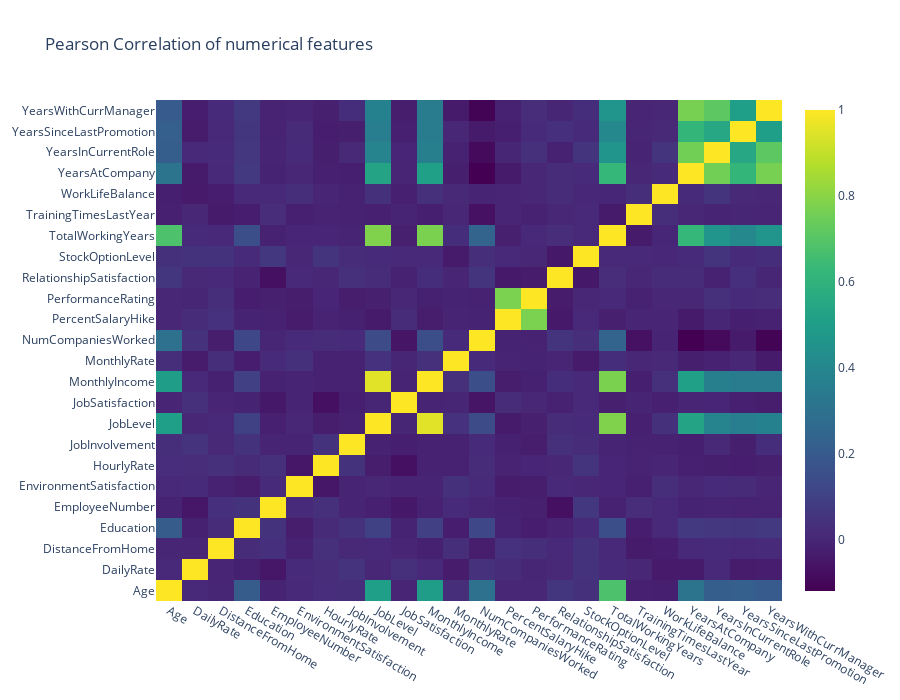

This figure's notebook cell:
### Markdown cell above
### Correlation of Features

The next tool in a data explorer's arsenal is that of a correlation matrix. By plotting a correlation matrix, we have a very nice overview of how the features are related to one another. For a Pandas dataframe, we can conveniently use the call **.corr** which by default provides the Pearson Correlation values of the columns pairwise in that dataframe.

In this correlation plot, I will use the the Plotly library to produce a interactive Pearson correlation matrix via the Heatmap function as follows:

### Code cell
numerical = [u'Age', u'DailyRate', u'DistanceFromHome',u'Education', u'EmployeeNumber', u'EnvironmentSatisfaction',u'HourlyRate', u'JobInvolvement', u'JobLevel', u'JobSatisfaction',u'MonthlyIncome', u'MonthlyRate', u'NumCompaniesWorked',u'PercentSalaryHike', u'PerformanceRating', u'RelationshipSatisfaction',u'StockOptionLevel', u'TotalWorkingYears',u'TrainingTimesLastYear', u'WorkLifeBalance', u'YearsAtCompany',u'YearsInCurrentRole', u'YearsSinceLastPromotion',u'YearsWithCurrManager']
data = [go.Heatmap(z= attrition[numerical].astype(float).corr().values,x=attrition[numerical].columns.values,y=attrition[numerical].columns.values,colorscale='Viridis',reversescale = False,opacity = 1.0)]


layout = go.Layout(title='Pearson Correlation of numerical features',xaxis = dict(ticks='', nticks=36),yaxis = dict(ticks='' ),width = 900, height = 700,)


fig = go.Figure(data=data, layout=layout)
py.iplot(fig, filename='labelled-heatmap')

### Figure 1 — Plotly figure (JSON) as saved in the notebook; plotly's stock layout.template omitted (floating-point values rounded to 4 significant figures; data arrays with more than 128 entries replaced by an {"elided": "..."} marker saying what was removed)
{"data": [{"colorscale": [[0, "#440154"], [0.1111, "#482878"], [0.2222, "#3e4989"], [0.3333, "#31688e"], [0.4444, "#26828e"], [0.5556, "#1f9e89"], [0.6667, "#35b779"], [0.7778, "#6ece58"], [0.8889, "#b5de2b"], [1, "#fde725"]], "opacity": 1, "reversescale": false, "type": "heatmap", "x": ["Age", "DailyRate", "DistanceFromHome", "Education", "EmployeeNumber", "EnvironmentSatisfaction", "HourlyRate", "JobInvolvement", "JobLevel", "JobSatisfaction", "MonthlyIncome", "MonthlyRate", "NumCompaniesWorked", "PercentSalaryHike", "PerformanceRating", "RelationshipSatisfaction", "StockOptionLevel", "TotalWorkingYears", "TrainingTimesLastYear", "WorkLifeBalance", "YearsAtCompany", "YearsInCurrentRole", "YearsSinceLastPromotion", "YearsWithCurrManager"], "y": ["Age", "DailyRate", "DistanceFromHome", "Education", "EmployeeNumber", "EnvironmentSatisfaction", "HourlyRate", "JobInvolvement", "JobLevel", "JobSatisfaction", "MonthlyIncome", "MonthlyRate", "NumCompaniesWorked", "PercentSalaryHike", "PerformanceRating", "RelationshipSatisfaction", "StockOptionLevel", "TotalWorkingYears", "TrainingTimesLastYear", "WorkLifeBalance", "YearsAtCompany", "YearsInCurrentRole", "YearsSinceLastPromotion", "YearsWithCurrManager"], "z": {"elided": "24x24 float values"}}], "layout": {"height": 700, "title": {"text": "Pearson Correlation of numerical features"}, "width": 900, "xaxis": {"autorange": true, "nticks": 36, "range": [-0.5, 23.5], "ticks": "", "type": "category"}, "yaxis": {"autorange": true, "range": [-0.5, 23.5], "ticks": "", "type": "category"}}}
